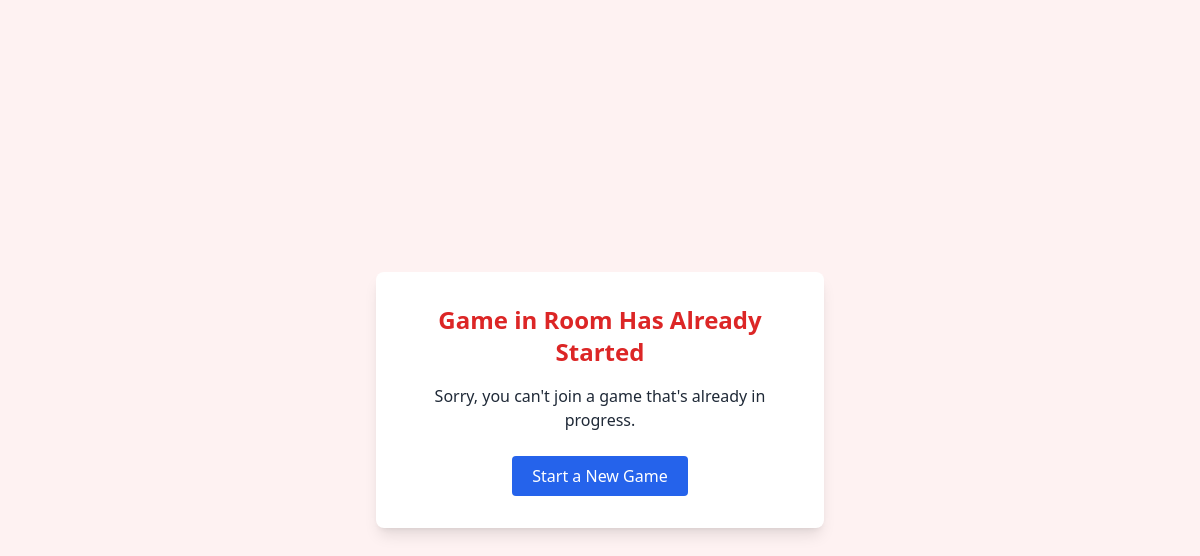
Page /join/HH43RP/ on the earlier database version.
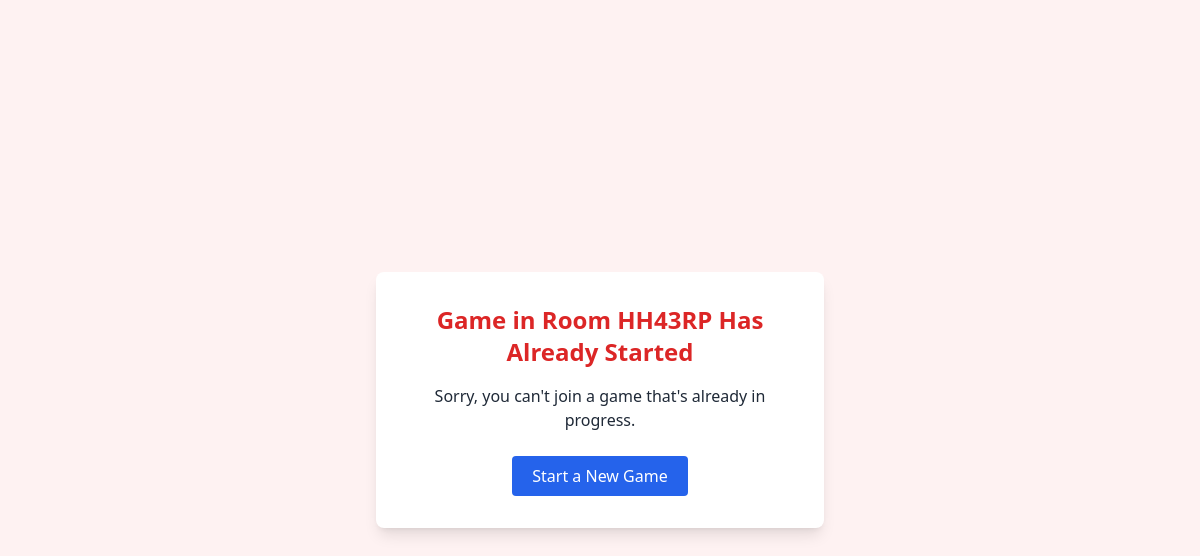
Same page on the later database version.
### core/models.py (models this page shows, shortened)
class GameRoom(models.Model):
    code = models.CharField(max_length=8, unique=True, default=generate_room_code)
    host_name = models.CharField(max_length=200)
    config = models.JSONField(default=dict)
    started = models.BooleanField(default=False)
    ended = models.BooleanField(default=False)

### core/views.py (the view, shortened to what this page needs)
# urls.py: path('join/<str:room_code>/', views.join_room_landing, name='join_room_landing'),
def join_room_landing(request, room_code):
    room_code = room_code.upper()  # Ensure uppercase consistency
    try:
        room = GameRoom.objects.get(code=room_code)
    except GameRoom.DoesNotExist:
        return render(request, 'core/game_already_started.html', {'error': 'Room not found.'})
    if room.started:
        return render(request, 'core/game_already_started.html', {'room': room})

### core/templates/core/game_already_started.html (shortened to what this page needs)
<!DOCTYPE html>
<html lang="en">
<head>
    <script src="https://cdn.tailwindcss.com"></script>
</head>
<body class="bg-red-50 text-gray-800 min-h-screen flex items-center justify-center px-4">
    <div class="bg-white shadow-lg rounded-lg p-8 max-w-md w-full text-center">
        <h2 class="text-2xl font-bold text-red-600 mb-4">Game in Room {{ room.code }} Has Already Started</h2>
        <p class="mb-6">Sorry, you can't join a game that's already in progress.</p>
        <a href="{% url 'create_room' %}" class="inline-block bg-blue-600 text-white px-5 py-2 rounded hover:bg-blue-700 transition">
            Start a New Game
        </a>
    </div>
</body>
</html>

Differences in the rows shown:
added GameRoom: code "HH43RP"
